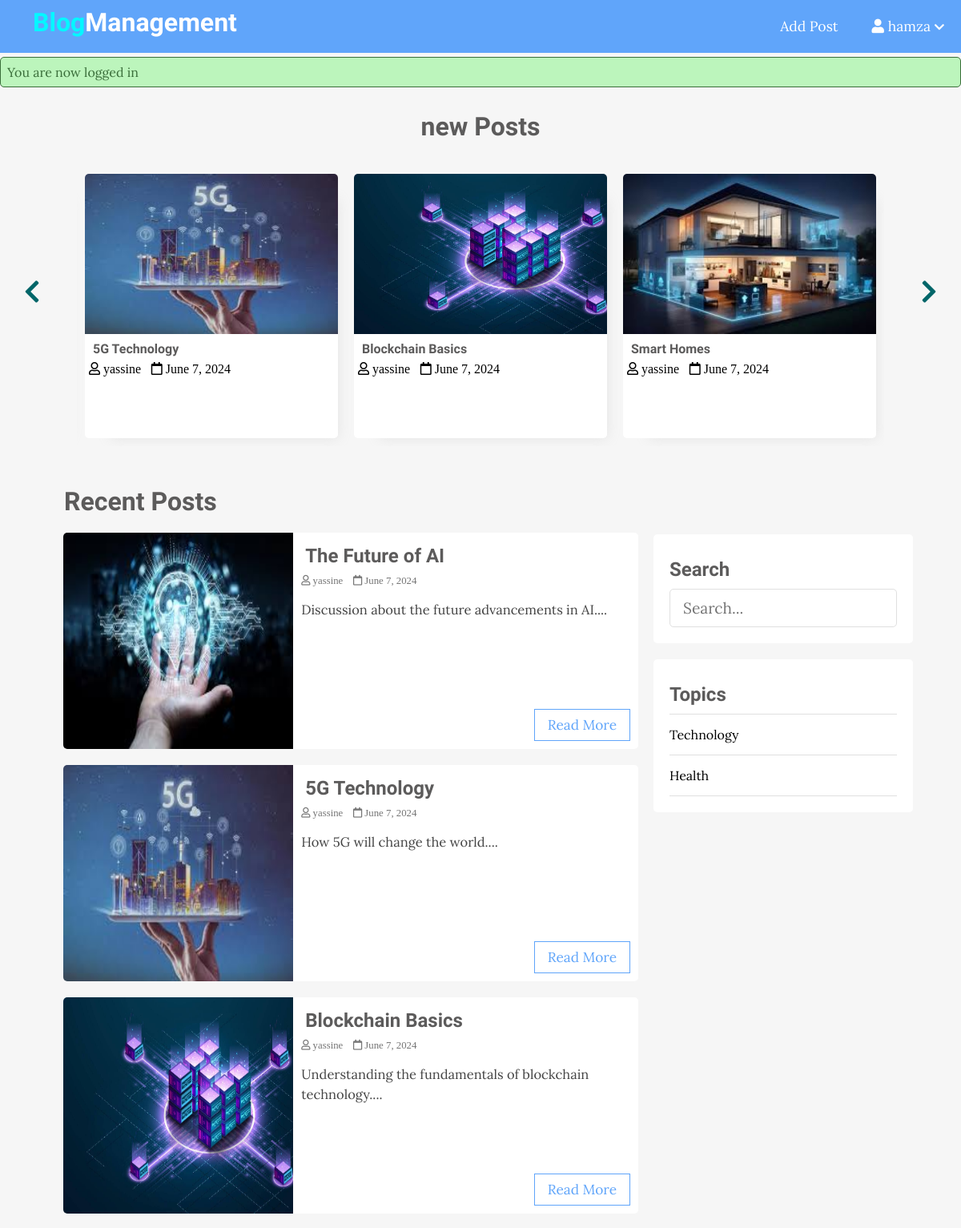
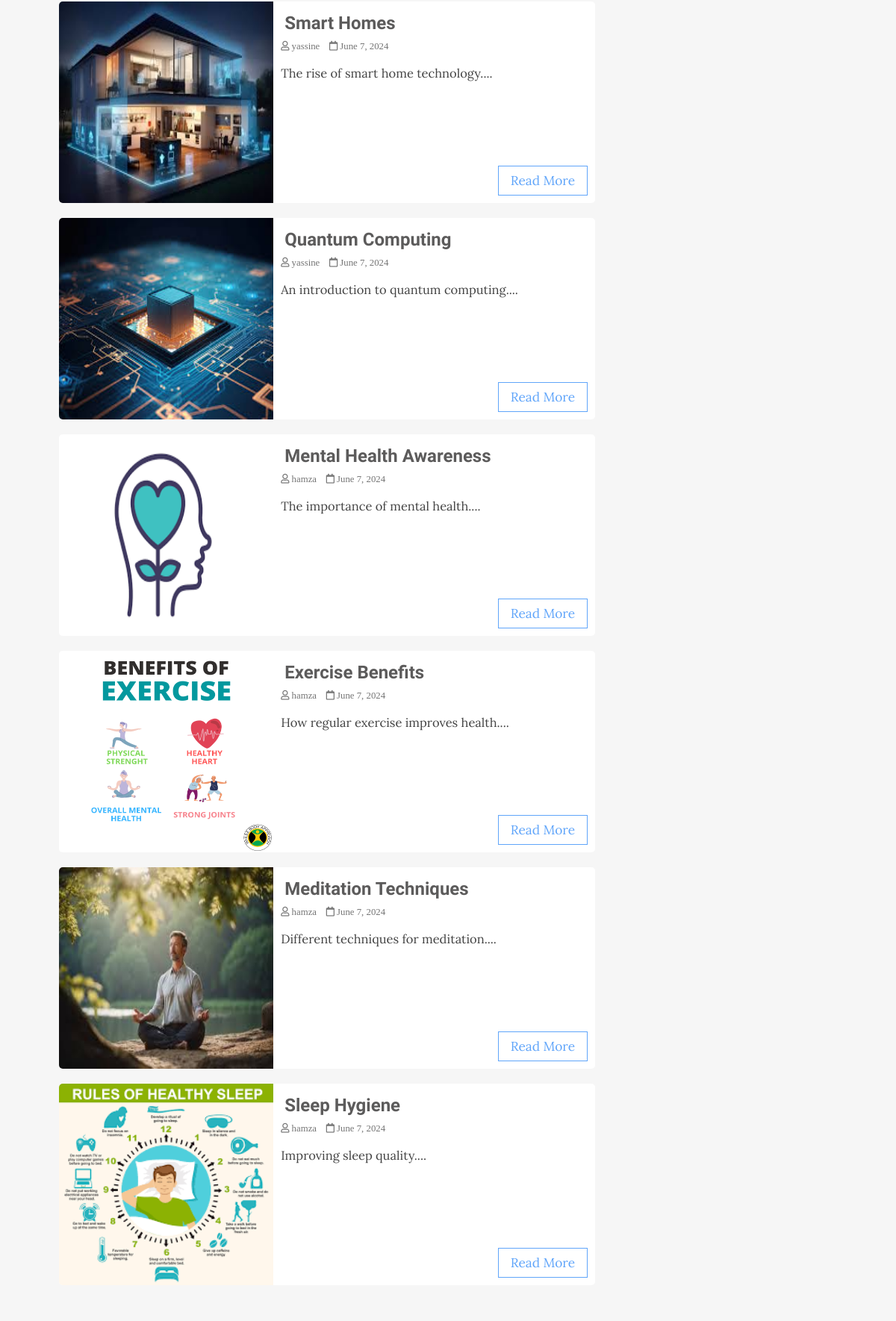
Screenshot of / (signed in, upper part) with the database file from the repository (2 pictures, top to bottom).
### tables this page shows
CREATE TABLE `posts` (
  `id` int(11) NOT NULL,
  `user_id` int(11) NOT NULL,
  `topic_id` int(11) DEFAULT NULL,
  `title` varchar(255) NOT NULL,
  `image` varchar(255) NOT NULL,
  `body` text NOT NULL,
  `published` tinyint(4) NOT NULL,
  `created_at` datetime NOT NULL DEFAULT current_timestamp()
);

CREATE TABLE `users` (
  `id` int(11) NOT NULL,
  `admin` tinyint(4) NOT NULL,
  `username` varchar(255) NOT NULL,
  `email` varchar(255) NOT NULL,
  `password` varchar(255) NOT NULL,
  `created_at` timestamp NOT NULL DEFAULT current_timestamp()
);

CREATE TABLE `topics` (
  `id` int(11) NOT NULL,
  `name` varchar(100) NOT NULL,
  `description` text NOT NULL
);

### app/database/db.php (called while the page is built, shortened)
<?php
require('connect.php');
function executeQuery($sql, $data)
{
    global $conn;
    $stmt = $conn->prepare($sql);
    $values = array_values($data);
    $types = str_repeat('s', count($values));
    $stmt->bind_param($types, ...$values);
    $stmt->execute();
    return $stmt;
}
function selectAll($table, $conditions = [])
{
    global $conn;
    $sql = "SELECT * FROM $table";
    if (empty($conditions)) {
        $stmt = $conn->prepare($sql);
        $stmt->execute();
        $records = $stmt->get_result()->fetch_all(MYSQLI_ASSOC);
        return $records;
    }
}
function getPublishedPosts()
{
    $sql = "SELECT p.*, u.username FROM posts AS p JOIN users AS u ON p.user_id=u.id WHERE p.published=?";
    $stmt = executeQuery($sql, ['published' => 1]);
    $records = $stmt->get_result()->fetch_all(MYSQLI_ASSOC);
    return $records;
}

### app/controllers/topics.php (called while the page is built, shortened)
<?php
include(ROOT_PATH . "/app/database/db.php");
$table = 'topics';
$topics = selectAll($table);

### index.php (the view, shortened to what this page needs)
<?php
include(ROOT_PATH . "/app/controllers/topics.php");
$posts = array();
$postsTitle = 'Recent Posts';
if (isset($_GET['t_id'])) {
  $posts = getPostsByTopicId($_GET['t_id']);
  $postsTitle = "You searched for posts under '" . $_GET['name'] . "'";
} else if (isset($_POST['search-term'])) {
  $postsTitle = "You searched for '" . $_POST['search-term'] . "'";
  $posts = searchPosts($_POST['search-term']);
} else {
  $posts = getPublishedPosts();
}
?>
<!DOCTYPE html>
<html lang="en">
<head>
  <link rel="stylesheet" href="https://use.fontawesome.com/releases/v5.7.2/css/all.css"
>
  <link rel="stylesheet" href="assets/css/style.css">
</head>
<body>
  <?php include(ROOT_PATH . "/app/includes/header.php"); ?>
  <?php include(ROOT_PATH . "/app/includes/messages.php"); ?>
  <div class="page-wrapper">
    <div class="post-slider">
      <h1 class="slider-title">new Posts</h1>
      <i class="fas fa-chevron-left prev"></i>
      <i class="fas fa-chevron-right next"></i>
      <div class="post-wrapper">
        <?php foreach ($posts as $post): ?>
          <div class="post">
            <img src="<?php echo BASE_URL . '/assets/images/' . $post['image']; ?>" alt="" class="slider-image">
            <div class="post-info">
              <h4><a href="single.php?id=<?php echo $post['id']; ?>"><?php echo $post['title']; ?></a></h4>
              <i class="far fa-user"> <?php echo $post['username']; ?></i>
              <i class="far fa-calendar"> <?php echo date('F j, Y', strtotime($post['created_at'])); ?></i>
            </div>
          </div>
        <?php endforeach; ?>
      </div>
    </div>
    <div class="content clearfix">
      <div class="main-content">
        <h1 class="recent-post-title"><?php echo $postsTitle ?></h1>
        <?php foreach ($posts as $post): ?>
          <div class="post clearfix">
            <img src="<?php echo BASE_URL . '/assets/images/' . $post['image']; ?>" alt="help" class="post-image">
            <div class="post-preview">
              <h2><a href="single.php?id=<?php echo $post['id']; ?>"><?php echo $post['title']; ?></a></h2>
              <i class="far fa-user"> <?php echo $post['username']; ?></i>
              <i class="far fa-calendar"> <?php echo date('F j, Y', strtotime($post['created_at'])); ?></i>
              <p class="preview-text">
                <?php echo html_entity_decode(substr($post['body'], 0, 150) . '...'); ?>
              </p>
              <a href="single.php?id=<?php echo $post['id']; ?>" class="btn read-more">Read More</a>
            </div>
          </div>
        <?php endforeach; ?>
      </div>
      <div class="sidebar">
        <div class="section search">
          <h2 class="section-title">Search</h2>
          <form action="index.php" method="post">
            <input type="text" name="search-term" class="text-input" placeholder="Search...">
          </form>
        </div>
        <div class="section topics">
          <h2 class="section-title">Topics</h2>
          <ul>
            <?php foreach ($topics as $key => $topic): ?>
              <li><a href="<?php echo BASE_URL . '/index.php?t_id=' . $topic['id'] . '&name=' . $topic['name'] ?>"><?php echo $topic['name']; ?></a></li>
            <?php endforeach; ?>
          </ul>
        </div>
      </div>
    </div>
  </div>
</body>
</html>

### assets/css/style.css (style rules this page uses)
* { box-sizing: border-box; }
html, body { height: 100%; padding: 0px; margin: 0px; background: #f6f6f6; font-family: "Lora", serif; }
h1, h2, h3, h4, h5, h6 { font-family: "Candal", serif; color: #5c5b5b; margin: 5px; }
a { text-decoration: none; color: inherit; }
.clearfix::after { content: ""; display: block; clear: both; }
.btn { padding: 0.5rem 1rem; background: #60a5fa; color: white; border: 1px solid transparent; border-radius: 0.25rem; font-size: 1.08em; font-family: "Lora", serif; }
.text-input { padding: 0.7rem 1rem; display: block; width: 100%; border-radius: 5px; border: 1px solid #e0e0e0; outline: none; color: #444; line-height: 1.5rem; font-size: 1.2em; font-family: "Lora", serif; }
.page-wrapper { min-height: 100%; }
.post-slider { position: relative; }
.post-slider .slider-title { text-align: center; margin: 30px auto; }
.post-slider .next { position: absolute; top: 50%; right: 30px; font-size: 2em; color: #006669; cursor: pointer; }
.post-slider .prev { position: absolute; top: 50%; left: 30px; font-size: 2em; color: #006669; cursor: pointer; }
.post-slider .post-wrapper { width: 84%; height: 350px; margin: 0px auto; overflow: hidden; padding: 10px 0px 10px 0px; }
.post-slider .post-wrapper .post { width: 300px; height: 330px; margin: 0px 10px; display: inline-block; background: white; border-radius: 5px; box-shadow: 1rem 1rem 1rem -1rem #a0a0a033; }
.post-slider .post-wrapper .post .post-info { height: 130px; padding: 0px 5px; }
.post-slider .post-wrapper .post .slider-image { width: 100%; height: 200px; border-top-left-radius: 5px; border-top-right-radius: 5px; }
.content { width: 90%; margin: 30px auto 30px; }
.content .main-content { width: 70%; float: left; }
.content .main-content .post { width: 95%; height: 270px; margin: 20px auto; border-radius: 5px; background: white; position: relative; }
.content .main-content .post .post-preview i { color: #757575; font-size: 0.8em; }
.content .main-content .post .preview-text { line-height: 1.5em; font-size: 1.03em; color: #444; }
.content .main-content .post .read-more { position: absolute; bottom: 10px; right: 10px; border: 1px solid #60a5fa; background: transparent; border-radius: 0px; color: #60a5fa !important; }
.content .main-content .post .post-image { width: 40%; height: 100%; float: left; border-top-left-radius: 5px; border-bottom-left-radius: 5px; }
.content .main-content .post .post-preview { width: 60%; padding: 10px; float: right; }
.content .main-content .recent-post-title { margin: 20px; }
.content .sidebar { width: 30%; float: left; }
.content .sidebar .section { background: white; padding: 20px; border-radius: 5px; margin-bottom: 20px; }
.content .sidebar .section .section-title { margin: 10px 0px 10px 0px; }
.content .sidebar .section.search { margin-top: 80px; }
.content .sidebar .section.topics ul { margin: 0px; padding: 0px; list-style: none; border-top: 1px solid #e0e0e0; }
.content .sidebar .section.topics ul li a { display: block; padding: 15px 0px 15px 0px; border-bottom: 1px solid #e0e0e0; transition: all 0.3s; }

### rows the page displays
posts: image (picture), title "5G Technology", user.username "yassine", created_at "June 7, 2024", body "How 5G will change the world...."
posts: image (picture), title "Blockchain Basics", user.username "yassine", created_at "June 7, 2024", body "Understanding the fundamentals of blockchain technology...."
posts: image (picture), title "Smart Homes", user.username "yassine", created_at "June 7, 2024", body "The rise of smart home technology...."
posts: image (picture), title "The Future of AI", user.username "yassine", created_at "June 7, 2024", body "Discussion about the future advancements in AI...."
posts: image (picture), title "Quantum Computing", user.username "yassine", created_at "June 7, 2024", body "An introduction to quantum computing...."
posts: image (picture), title "Mental Health Awareness", user.username "hamza", created_at "June 7, 2024", body "The importance of mental health...."
posts: image (picture), title "Exercise Benefits", user.username "hamza", created_at "June 7, 2024", body "How regular exercise improves health...."
posts: image (picture), title "Meditation Techniques", user.username "hamza", created_at "June 7, 2024", body "Different techniques for meditation...."
posts: image (picture), title "Sleep Hygiene", user.username "hamza", created_at "June 7, 2024", body "Improving sleep quality...."
topics: name "Technology"
topics: name "Health"

### other values shown
$_SESSION['username'] "hamza"
$_SESSION['message'] "You are now logged in"
$postsTitle "Recent Posts"
